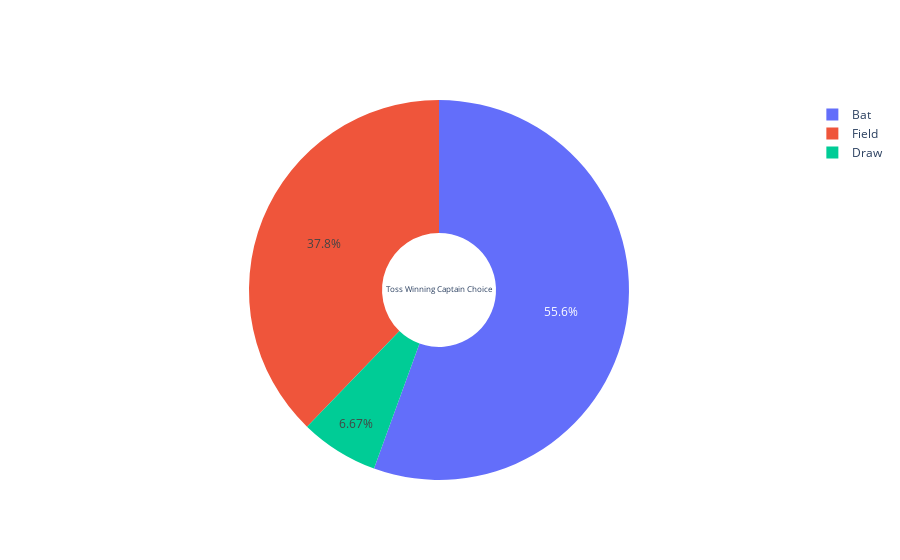

Notebook code cell kept with this figure:
### Code cell
##px.pie(T20,names=T20.index,values=T20.values,color='Toss_decision')
fig = go.Figure(data=[go.Pie(labels=T20.index, values=T20.values, hole=.3,title='Toss Winning Captain Choice')])
fig.show()

### Figure 1 — Plotly figure (JSON) as saved in the notebook; plotly's stock layout.template omitted (floating-point values rounded to 4 significant figures)
{"data": [{"hole": 0.3, "labels": ["Bat", "Field", "Draw"], "title": {"text": "Toss Winning Captain Choice"}, "type": "pie", "values": [25, 17, 3]}], "layout": {}}
